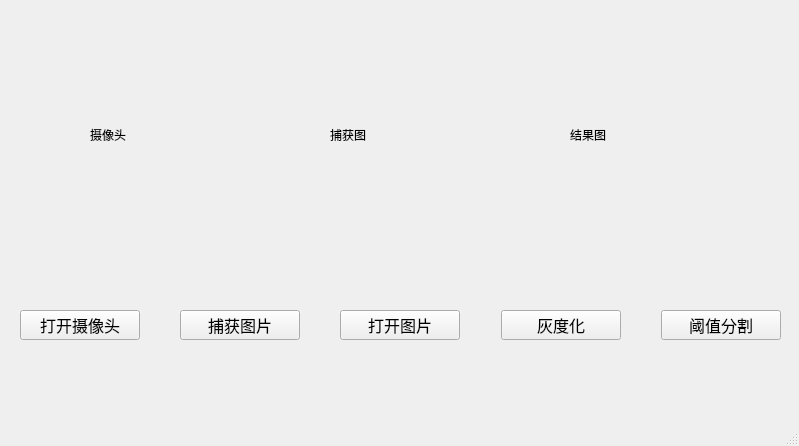
<?xml version="1.0" encoding="UTF-8"?>
<ui version="4.0">
 <class>MainWindow</class>
 <widget class="QMainWindow" name="MainWindow">
  <property name="geometry">
   <rect>
    <x>0</x>
    <y>0</y>
    <width>799</width>
    <height>446</height>
   </rect>
  </property>
  <property name="windowTitle">
   <string>MainWindow</string>
  </property>
  <widget class="QWidget" name="centralwidget">
   <widget class="QPushButton" name="btnThreshold">
    <property name="enabled">
     <bool>true</bool>
    </property>
    <property name="geometry">
     <rect>
      <x>661</x>
      <y>310</y>
      <width>120</width>
      <height>30</height>
     </rect>
    </property>
    <property name="font">
     <font>
      <family>仿宋</family>
      <pointsize>12</pointsize>
      <weight>50</weight>
      <bold>false</bold>
     </font>
    </property>
    <property name="text">
     <string>阈值分割</string>
    </property>
   </widget>
   <widget class="QPushButton" name="btnGray">
    <property name="enabled">
     <bool>true</bool>
    </property>
    <property name="geometry">
     <rect>
      <x>501</x>
      <y>310</y>
      <width>120</width>
      <height>30</height>
     </rect>
    </property>
    <property name="font">
     <font>
      <family>仿宋</family>
      <pointsize>12</pointsize>
      <weight>50</weight>
      <bold>false</bold>
     </font>
    </property>
    <property name="text">
     <string>灰度化</string>
    </property>
   </widget>
   <widget class="QPushButton" name="btnReadImage">
    <property name="enabled">
     <bool>true</bool>
    </property>
    <property name="geometry">
     <rect>
      <x>340</x>
      <y>310</y>
      <width>120</width>
      <height>30</height>
     </rect>
    </property>
    <property name="font">
     <font>
      <family>仿宋</family>
      <pointsize>12</pointsize>
      <weight>50</weight>
      <bold>false</bold>
     </font>
    </property>
    <property name="text">
     <string>打开图片</string>
    </property>
   </widget>
   <widget class="QPushButton" name="btnCapture">
    <property name="enabled">
     <bool>true</bool>
    </property>
    <property name="geometry">
     <rect>
      <x>180</x>
      <y>310</y>
      <width>120</width>
      <height>30</height>
     </rect>
    </property>
    <property name="font">
     <font>
      <family>仿宋</family>
      <pointsize>12</pointsize>
      <weight>50</weight>
      <bold>false</bold>
     </font>
    </property>
    <property name="text">
     <string>捕获图片</string>
    </property>
   </widget>
   <widget class="QPushButton" name="btnOpenCamera">
    <property name="enabled">
     <bool>true</bool>
    </property>
    <property name="geometry">
     <rect>
      <x>20</x>
      <y>310</y>
      <width>120</width>
      <height>30</height>
     </rect>
    </property>
    <property name="font">
     <font>
      <family>仿宋</family>
      <pointsize>12</pointsize>
      <weight>50</weight>
      <bold>false</bold>
     </font>
    </property>
    <property name="text">
     <string>打开摄像头</string>
    </property>
   </widget>
   <widget class="QLabel" name="label">
    <property name="geometry">
     <rect>
      <x>90</x>
      <y>60</y>
      <width>150</width>
      <height>150</height>
     </rect>
    </property>
    <property name="text">
     <string>摄像头</string>
    </property>
   </widget>
   <widget class="QLabel" name="label_2">
    <property name="geometry">
     <rect>
      <x>330</x>
      <y>60</y>
      <width>150</width>
      <height>150</height>
     </rect>
    </property>
    <property name="text">
     <string>捕获图</string>
    </property>
   </widget>
   <widget class="QLabel" name="label_3">
    <property name="geometry">
     <rect>
      <x>570</x>
      <y>60</y>
      <width>150</width>
      <height>150</height>
     </rect>
    </property>
    <property name="text">
     <string>结果图</string>
    </property>
   </widget>
  </widget>
  <widget class="QMenuBar" name="menubar">
   <property name="geometry">
    <rect>
     <x>0</x>
     <y>0</y>
     <width>799</width>
     <height>23</height>
    </rect>
   </property>
  </widget>
  <widget class="QStatusBar" name="statusbar"/>
 </widget>
 <resources/>
 <connections>
  <connection>
   <sender>btnOpenCamera</sender>
   <signal>clicked()</signal>
   <receiver>MainWindow</receiver>
   <slot>btnOpenCamera_Clicked()</slot>
   <hints>
    <hint type="sourcelabel">
     <x>87</x>
     <y>502</y>
    </hint>
    <hint type="destinationlabel">
     <x>162</x>
     <y>454</y>
    </hint>
   </hints>
  </connection>
  <connection>
   <sender>btnCapture</sender>
   <signal>clicked()</signal>
   <receiver>MainWindow</receiver>
   <slot>btnCapture_Clicked()</slot>
   <hints>
    <hint type="sourcelabel">
     <x>235</x>
     <y>505</y>
    </hint>
    <hint type="destinationlabel">
     <x>314</x>
     <y>399</y>
    </hint>
   </hints>
  </connection>
  <connection>
   <sender>btnReadImage</sender>
   <signal>clicked()</signal>
   <receiver>MainWindow</receiver>
   <slot>btnReadImage_Clicked()</slot>
   <hints>
    <hint type="sourcelabel">
     <x>395</x>
     <y>513</y>
    </hint>
    <hint type="destinationlabel">
     <x>457</x>
     <y>436</y>
    </hint>
   </hints>
  </connection>
  <connection>
   <sender>btnGray</sender>
   <signal>clicked()</signal>
   <receiver>MainWindow</receiver>
   <slot>btnGray_Clicked()</slot>
   <hints>
    <hint type="sourcelabel">
     <x>570</x>
     <y>497</y>
    </hint>
    <hint type="destinationlabel">
     <x>614</x>
     <y>339</y>
    </hint>
   </hints>
  </connection>
  <connection>
   <sender>btnThreshold</sender>
   <signal>clicked()</signal>
   <receiver>MainWindow</receiver>
   <slot>btnThreshold_Clicked()</slot>
   <hints>
    <hint type="sourcelabel">
     <x>705</x>
     <y>500</y>
    </hint>
    <hint type="destinationlabel">
     <x>749</x>
     <y>399</y>
    </hint>
   </hints>
  </connection>
 </connections>
 <slots>
  <slot>btnOpenCamera_Clicked()</slot>
  <slot>btnCapture_Clicked()</slot>
  <slot>btnReadImage_Clicked()</slot>
  <slot>btnGray_Clicked()</slot>
  <slot>btnThreshold_Clicked()</slot>
 </slots>
</ui>
